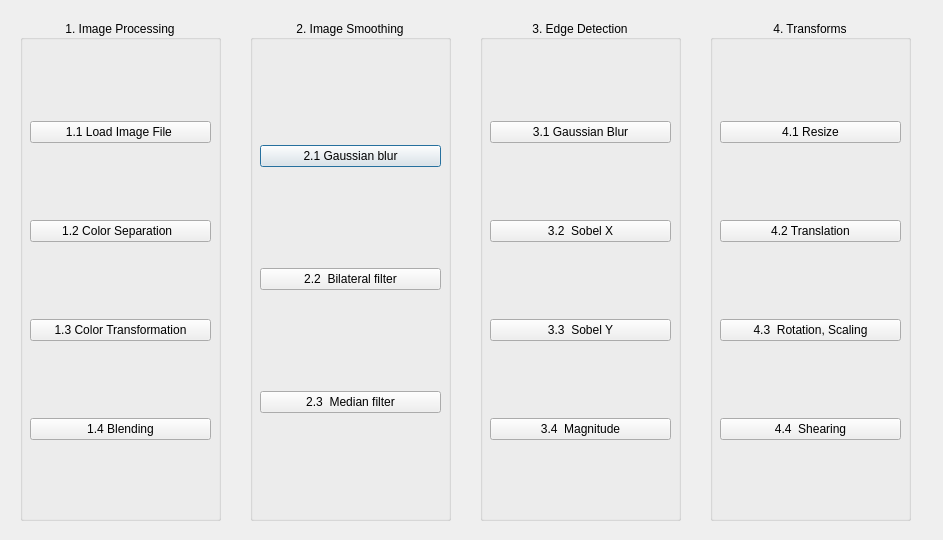
<?xml version="1.0" encoding="UTF-8"?>
<ui version="4.0">
 <class>Dialog</class>
 <widget class="QDialog" name="Dialog">
  <property name="geometry">
   <rect>
    <x>0</x>
    <y>0</y>
    <width>943</width>
    <height>540</height>
   </rect>
  </property>
  <property name="windowTitle">
   <string>Dialog</string>
  </property>
  <widget class="QWidget" name="verticalLayoutWidget_2">
   <property name="geometry">
    <rect>
     <x>250</x>
     <y>20</y>
     <width>201</width>
     <height>501</height>
    </rect>
   </property>
   <layout class="QVBoxLayout" name="verticalLayout_2">
    <item>
     <widget class="QGroupBox" name="groupBox_2">
      <property name="acceptDrops">
       <bool>false</bool>
      </property>
      <property name="title">
       <string>2. Image Smoothing</string>
      </property>
      <property name="alignment">
       <set>Qt::AlignCenter</set>
      </property>
      <widget class="QWidget" name="layoutWidget">
       <property name="geometry">
        <rect>
         <x>10</x>
         <y>30</y>
         <width>181</width>
         <height>461</height>
        </rect>
       </property>
       <layout class="QVBoxLayout" name="verticalLayout_5">
        <item>
         <widget class="QPushButton" name="button2_1">
          <property name="text">
           <string>2.1 Gaussian blur</string>
          </property>
         </widget>
        </item>
        <item>
         <widget class="QPushButton" name="button2_2">
          <property name="text">
           <string>2.2  Bilateral filter</string>
          </property>
         </widget>
        </item>
        <item>
         <widget class="QPushButton" name="button2_3">
          <property name="text">
           <string>2.3  Median filter</string>
          </property>
         </widget>
        </item>
       </layout>
      </widget>
     </widget>
    </item>
   </layout>
  </widget>
  <widget class="QWidget" name="verticalLayoutWidget_3">
   <property name="geometry">
    <rect>
     <x>480</x>
     <y>20</y>
     <width>201</width>
     <height>501</height>
    </rect>
   </property>
   <layout class="QVBoxLayout" name="verticalLayout_3">
    <item>
     <widget class="QGroupBox" name="groupBox_3">
      <property name="title">
       <string>3. Edge Detection</string>
      </property>
      <property name="alignment">
       <set>Qt::AlignCenter</set>
      </property>
      <widget class="QWidget" name="layoutWidget">
       <property name="geometry">
        <rect>
         <x>10</x>
         <y>30</y>
         <width>181</width>
         <height>461</height>
        </rect>
       </property>
       <layout class="QVBoxLayout" name="verticalLayout_7">
        <item>
         <widget class="QPushButton" name="button3_1">
          <property name="text">
           <string>3.1 Gaussian Blur</string>
          </property>
         </widget>
        </item>
        <item>
         <widget class="QPushButton" name="button3_2">
          <property name="text">
           <string>3.2  Sobel X</string>
          </property>
         </widget>
        </item>
        <item>
         <widget class="QPushButton" name="button3_3">
          <property name="text">
           <string>3.3  Sobel Y</string>
          </property>
         </widget>
        </item>
        <item>
         <widget class="QPushButton" name="button3_4">
          <property name="text">
           <string>3.4  Magnitude</string>
          </property>
         </widget>
        </item>
       </layout>
      </widget>
     </widget>
    </item>
   </layout>
  </widget>
  <widget class="QWidget" name="verticalLayoutWidget_4">
   <property name="geometry">
    <rect>
     <x>710</x>
     <y>20</y>
     <width>201</width>
     <height>501</height>
    </rect>
   </property>
   <layout class="QVBoxLayout" name="verticalLayout_4">
    <item>
     <widget class="QGroupBox" name="groupBox_4">
      <property name="title">
       <string>4. Transforms</string>
      </property>
      <property name="alignment">
       <set>Qt::AlignCenter</set>
      </property>
      <widget class="QWidget" name="layoutWidget_2">
       <property name="geometry">
        <rect>
         <x>10</x>
         <y>30</y>
         <width>181</width>
         <height>461</height>
        </rect>
       </property>
       <layout class="QVBoxLayout" name="verticalLayout_8">
        <item>
         <widget class="QPushButton" name="button4_1">
          <property name="text">
           <string>4.1 Resize</string>
          </property>
         </widget>
        </item>
        <item>
         <widget class="QPushButton" name="button4_2">
          <property name="text">
           <string>4.2 Translation</string>
          </property>
         </widget>
        </item>
        <item>
         <widget class="QPushButton" name="button4_3">
          <property name="text">
           <string>4.3  Rotation, Scaling</string>
          </property>
         </widget>
        </item>
        <item>
         <widget class="QPushButton" name="button4_4">
          <property name="text">
           <string>4.4  Shearing</string>
          </property>
         </widget>
        </item>
       </layout>
      </widget>
     </widget>
    </item>
   </layout>
  </widget>
  <widget class="QWidget" name="verticalLayoutWidget">
   <property name="geometry">
    <rect>
     <x>20</x>
     <y>20</y>
     <width>201</width>
     <height>501</height>
    </rect>
   </property>
   <layout class="QVBoxLayout" name="verticalLayout">
    <item>
     <widget class="QGroupBox" name="groupBox">
      <property name="title">
       <string>1. Image Processing</string>
      </property>
      <property name="alignment">
       <set>Qt::AlignCenter</set>
      </property>
      <widget class="QWidget" name="layoutWidget">
       <property name="geometry">
        <rect>
         <x>10</x>
         <y>30</y>
         <width>181</width>
         <height>461</height>
        </rect>
       </property>
       <layout class="QVBoxLayout" name="verticalLayout_6">
        <item>
         <widget class="QPushButton" name="button1_1">
          <property name="text">
           <string>1.1 Load Image File </string>
          </property>
         </widget>
        </item>
        <item>
         <widget class="QPushButton" name="button1_2">
          <property name="text">
           <string>1.2 Color Separation  </string>
          </property>
         </widget>
        </item>
        <item>
         <widget class="QPushButton" name="button1_3">
          <property name="text">
           <string>1.3 Color Transformation</string>
          </property>
         </widget>
        </item>
        <item>
         <widget class="QPushButton" name="button1_4">
          <property name="text">
           <string>1.4 Blending</string>
          </property>
         </widget>
        </item>
       </layout>
      </widget>
     </widget>
    </item>
   </layout>
  </widget>
 </widget>
 <resources/>
 <connections/>
</ui>
